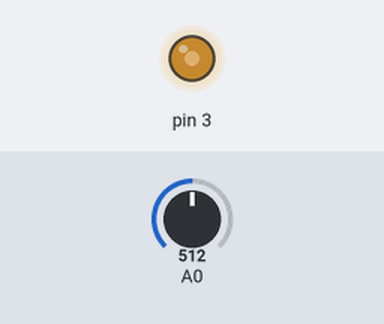
The sketch below on a simulated Arduino Uno, built with avr-gcc and run on an emulated ATmega328P. On the bench: output pins drawn as LEDs (lit = HIGH). Inputs (shaded band) come from the test bench; at power-on: A0 = 512. What the sketch prints to the serial monitor is not drawn.

Above: at 3.4 s.
Timing chart, 0 to 4.9 s (numbered marks = the images above):
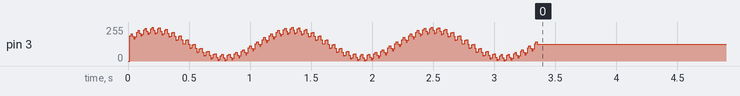

The sketch:

AC_RC_filter_220uF_100ohm.ino
```cpp
float pi = 3.141592;
float freq_L = 1.0;
float freq_H[] = {20,40,60,80,100};

void setup() {
Serial.begin(9600);
  for(float t=0.01; t<3; t+=0.01){
    float V_in = 1.0 + 0.8*sin(2.0*pi*freq_L*t) + 0.2*sin(2.0*pi*freq_H[3]*t);
    int V_IN = V_in*(255/2.0);
    analogWrite(3, V_IN);


    float V_f = 2.0*analogRead(A0)/1023;
    Serial.print(V_in);
    Serial.print(",");
    Serial.println(V_f);
  }
}

void loop() {

}
```
